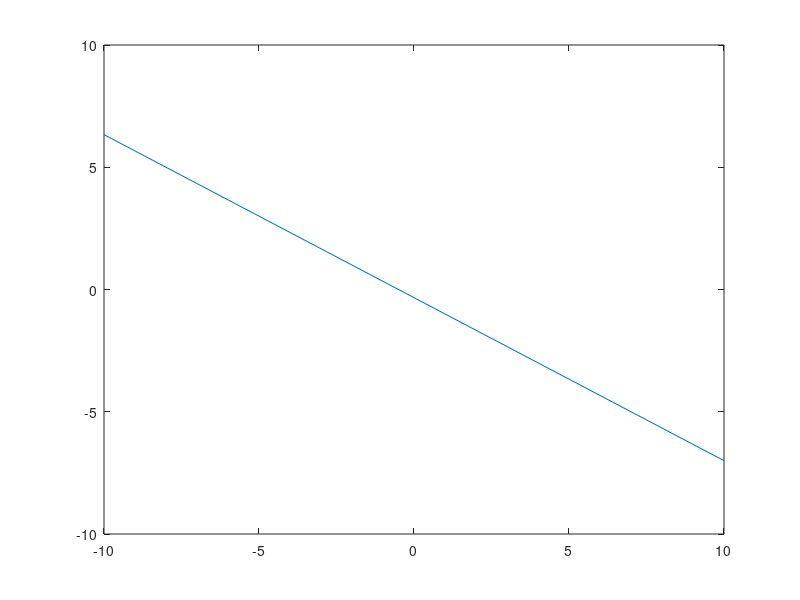
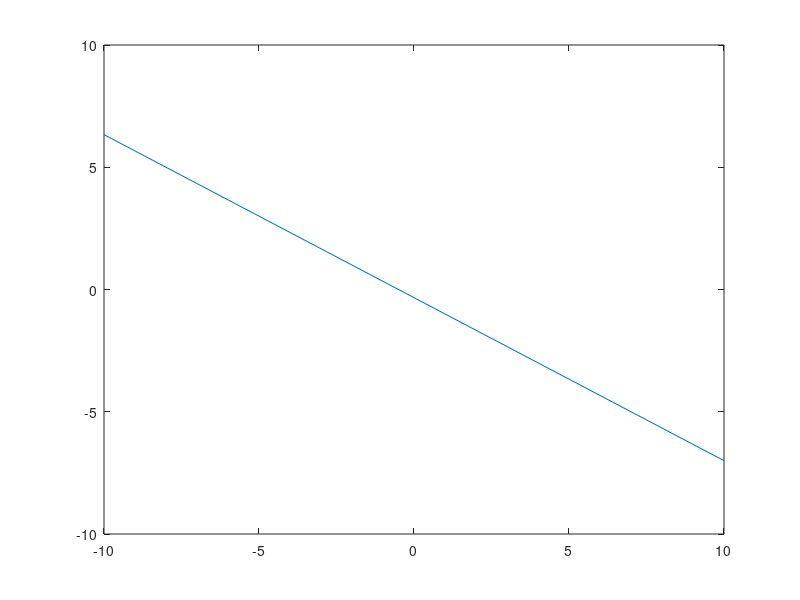

These charts were generated, in order, by the following MATLAB code:
x1=-10:10;
w=[1 2 3];
x2=-w(2)/w(3)*x1-w(1)/w(3)
figure
plot(x1,x2)

w=-[1 2 3];
x2=-w(2)/w(3)*x1-w(1)/w(3)
figure
plot(x1,x2)
